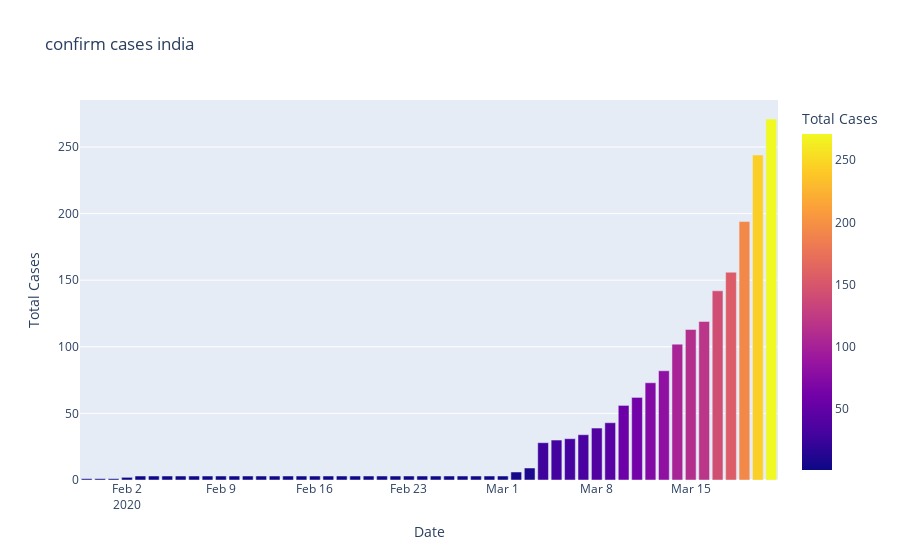

Notebook cell for this chart:
### Code cell
fig = px.bar(df_india,x='Date', y='Total Cases',color='Total Cases', title= 'confirm cases india')
fig.show()

### Figure 1 — Plotly figure (JSON) as saved in the notebook; plotly's stock layout.template omitted (floating-point values rounded to 4 significant figures)
{"data": [{"alignmentgroup": "True", "hovertemplate": "Date=%{x}<br>Total Cases=%{marker.color}<extra></extra>", "legendgroup": "", "marker": {"color": [1, 1, 1, 2, 3, 3, 3, 3, 3, 3, 3, 3, 3, 3, 3, 3, 3, 3, 3, 3, 3, 3, 3, 3, 3, 3, 3, 3, 3, 3, 3, 3, 6, 9, 28, 30, 31, 34, 39, 43, 56, 62, 73, 82, 102, 113, 119, 142, 156, 194, 244, 271], "coloraxis": "coloraxis"}, "name": "", "offsetgroup": "", "orientation": "v", "showlegend": false, "textposition": "auto", "type": "bar", "x": ["2020-01-30T00:00:00", "2020-01-31T00:00:00", "2020-02-01T00:00:00", "2020-02-02T00:00:00", "2020-02-03T00:00:00", "2020-02-04T00:00:00", "2020-02-05T00:00:00", "2020-02-06T00:00:00", "2020-02-07T00:00:00", "2020-02-08T00:00:00", "2020-02-09T00:00:00", "2020-02-10T00:00:00", "2020-02-11T00:00:00", "2020-02-12T00:00:00", "2020-02-13T00:00:00", "2020-02-14T00:00:00", "2020-02-15T00:00:00", "2020-02-16T00:00:00", "2020-02-17T00:00:00", "2020-02-18T00:00:00", "2020-02-19T00:00:00", "2020-02-20T00:00:00", "2020-02-21T00:00:00", "2020-02-22T00:00:00", "2020-02-23T00:00:00", "2020-02-24T00:00:00", "2020-02-25T00:00:00", "2020-02-26T00:00:00", "2020-02-27T00:00:00", "2020-02-28T00:00:00", "2020-02-29T00:00:00", "2020-03-01T00:00:00", "2020-03-02T00:00:00", "2020-03-03T00:00:00", "2020-03-04T00:00:00", "2020-03-05T00:00:00", "2020-03-06T00:00:00", "2020-03-07T00:00:00", "2020-03-08T00:00:00", "2020-03-09T00:00:00", "2020-03-10T00:00:00", "2020-03-11T00:00:00", "2020-03-12T00:00:00", "2020-03-13T00:00:00", "2020-03-14T00:00:00", "2020-03-15T00:00:00", "2020-03-16T00:00:00", "2020-03-17T00:00:00", "2020-03-18T00:00:00", "2020-03-19T00:00:00", "2020-03-20T00:00:00", "2020-03-21T00:00:00"], "xaxis": "x", "y": [1, 1, 1, 2, 3, 3, 3, 3, 3, 3, 3, 3, 3, 3, 3, 3, 3, 3, 3, 3, 3, 3, 3, 3, 3, 3, 3, 3, 3, 3, 3, 3, 6, 9, 28, 30, 31, 34, 39, 43, 56, 62, 73, 82, 102, 113, 119, 142, 156, 194, 244, 271], "yaxis": "y"}], "layout": {"barmode": "relative", "coloraxis": {"colorbar": {"title": {"text": "Total Cases"}}, "colorscale": [[0, "#0d0887"], [0.1111, "#46039f"], [0.2222, "#7201a8"], [0.3333, "#9c179e"], [0.4444, "#bd3786"], [0.5556, "#d8576b"], [0.6667, "#ed7953"], [0.7778, "#fb9f3a"], [0.8889, "#fdca26"], [1, "#f0f921"]]}, "legend": {"tracegroupgap": 0}, "title": {"text": "confirm cases india"}, "xaxis": {"anchor": "y", "domain": [0, 1], "title": {"text": "Date"}}, "yaxis": {"anchor": "x", "domain": [0, 1], "title": {"text": "Total Cases"}}}}
